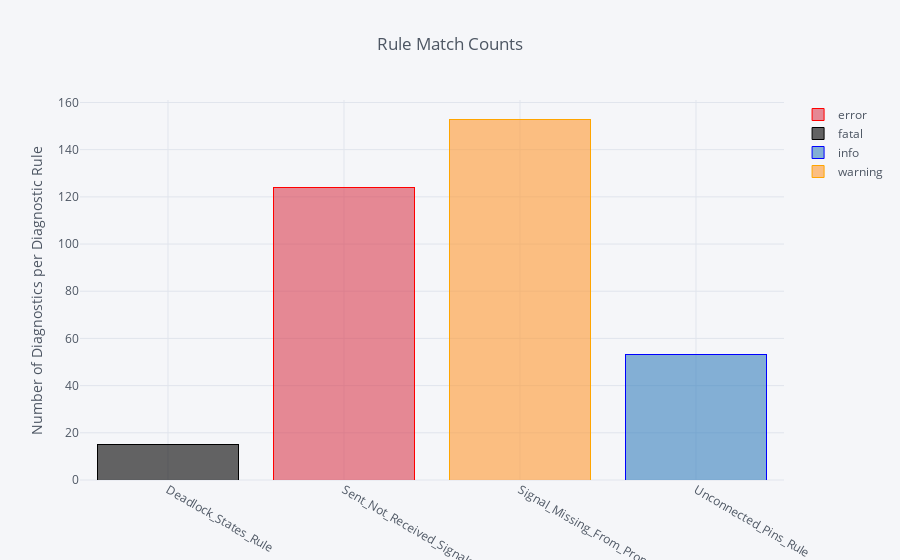

Notebook code cell kept with this figure:
### Markdown cell above
Preprocess results using Pandas and visualize the output using Plot.ly; this is handy for generating many kinds of custom validation reports.

First, here is a diagram showing the number of violations found for each validation rule:

### Code cell
validation_report_df.groupby(by=['constraint_element_name','severity']).size().unstack(level=-1).iplot( 
    kind='bar', barmode='stack', colors = iqs_jupyter.validation_color_scale,
    filename='cufflinks/categorical-bar-chart/frequent_diagnostic_rules',
    yTitle='Number of Diagnostics per Diagnostic Rule', title='Rule Match Counts',
)

### Figure 1 — Plotly figure (JSON) as saved in the notebook; plotly's stock layout.template omitted (floating-point values rounded to 4 significant figures)
{"data": [{"marker": {"color": "rgba(219, 64, 82, 0.6)", "line": {"color": "red", "width": 1}}, "name": "error", "orientation": "v", "text": "", "type": "bar", "uid": "f0a6c8e9-7584-4b83-8ee0-7c9db5e2cc27", "x": ["Deadlock_States_Rule", "Sent_Not_Received_Signals_Rule", "Signal_Missing_From_Properties_Rule", "Unconnected_Pins_Rule"], "y": ["", 124, "", ""]}, {"marker": {"color": "rgba(0, 0, 0, 0.6)", "line": {"color": "black", "width": 1}}, "name": "fatal", "orientation": "v", "text": "", "type": "bar", "uid": "f6d3e471-eed0-4ad9-a382-b19c20f87079", "x": ["Deadlock_States_Rule", "Sent_Not_Received_Signals_Rule", "Signal_Missing_From_Properties_Rule", "Unconnected_Pins_Rule"], "y": [15, "", "", ""]}, {"marker": {"color": "rgba(55, 128, 191, 0.6)", "line": {"color": "blue", "width": 1}}, "name": "info", "orientation": "v", "text": "", "type": "bar", "uid": "2c87cf51-c334-4cfb-87b3-4a7157126627", "x": ["Deadlock_States_Rule", "Sent_Not_Received_Signals_Rule", "Signal_Missing_From_Properties_Rule", "Unconnected_Pins_Rule"], "y": ["", "", "", 53]}, {"marker": {"color": "rgba(255, 153, 51, 0.6)", "line": {"color": "orange", "width": 1}}, "name": "warning", "orientation": "v", "text": "", "type": "bar", "uid": "a04cb037-ad52-431d-8a32-9d1753ef2bb1", "x": ["Deadlock_States_Rule", "Sent_Not_Received_Signals_Rule", "Signal_Missing_From_Properties_Rule", "Unconnected_Pins_Rule"], "y": ["", "", 153, ""]}], "layout": {"barmode": "stack", "legend": {"bgcolor": "#F5F6F9", "font": {"color": "#4D5663"}, "traceorder": "normal"}, "paper_bgcolor": "#F5F6F9", "plot_bgcolor": "#F5F6F9", "title": {"font": {"color": "#4D5663"}, "text": "Rule Match Counts"}, "xaxis": {"gridcolor": "#E1E5ED", "showgrid": true, "tickfont": {"color": "#4D5663"}, "title": {"font": {"color": "#4D5663"}, "text": ""}, "zerolinecolor": "#E1E5ED"}, "yaxis": {"gridcolor": "#E1E5ED", "showgrid": true, "tickfont": {"color": "#4D5663"}, "title": {"font": {"color": "#4D5663"}, "text": "Number of Diagnostics per Diagnostic Rule"}, "zerolinecolor": "#E1E5ED"}}}
